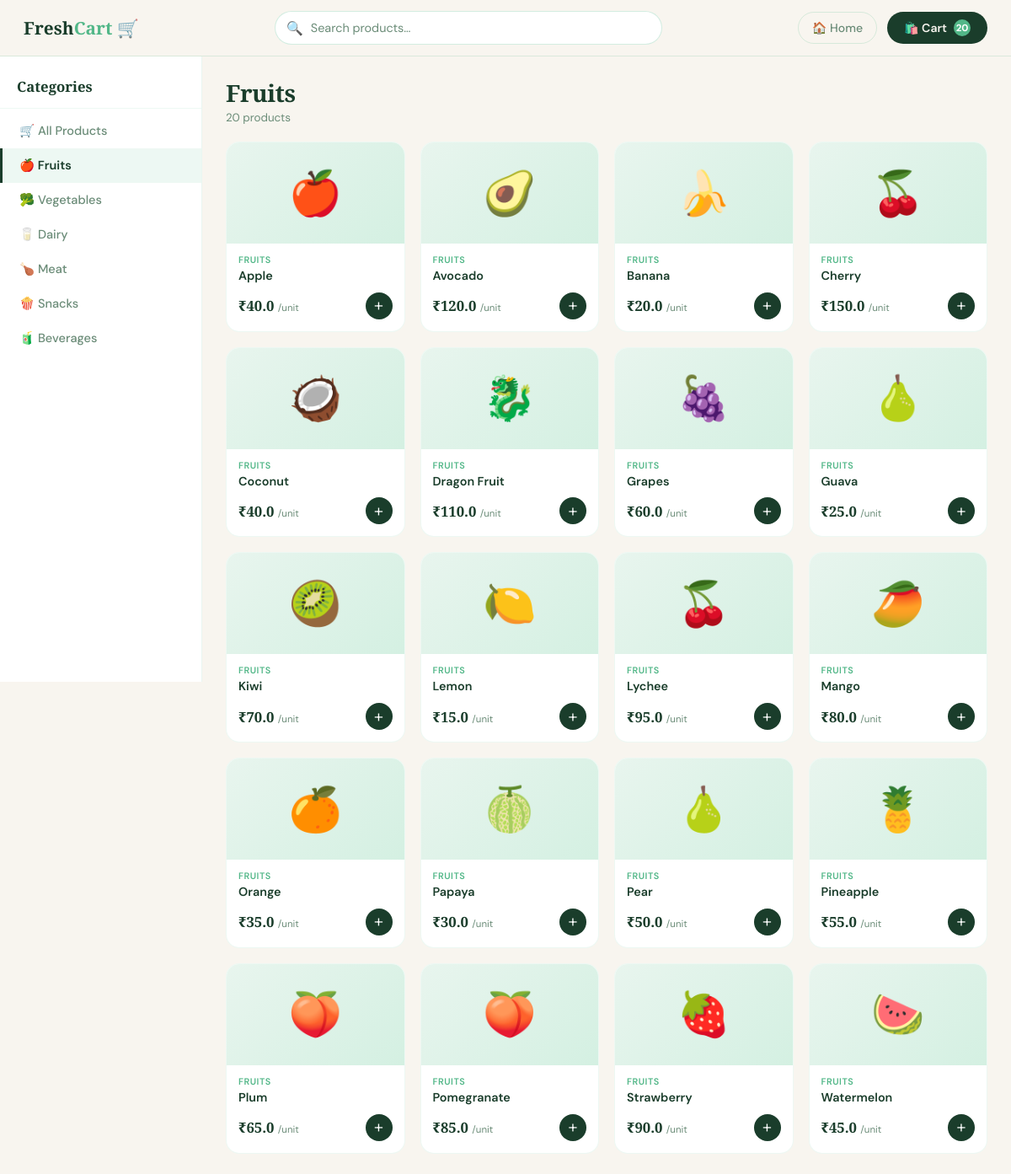
The page /shop?category=Fruits (signed in) on the database its author committed.
### tables this page shows
CREATE TABLE products (
            id       INTEGER PRIMARY KEY AUTOINCREMENT,
            name     TEXT    UNIQUE NOT NULL,
            category TEXT    NOT NULL,
            price    REAL    NOT NULL,
            emoji    TEXT    NOT NULL DEFAULT '📦',
            desc     TEXT    NOT NULL DEFAULT ''
        );

### app.py (the view, shortened to what this page needs)
@app.route("/shop")
def shop():
    if "user" not in session:
        return redirect(url_for("login"))
    selected = request.args.get("category")
    db       = get_db()
    if selected and selected in ALL_PRODUCTS:
        rows = db.execute(
            "SELECT * FROM products WHERE category=? ORDER BY name", (selected,)
        ).fetchall()
        products = {selected: [dict(r) for r in rows]}
    username   = session["user"]
    cart       = db_get_cart(username)
    cart_count = sum(i["qty"] for i in cart)
    return render_template("product.html",
                           products=products,
                           all_categories=list(ALL_PRODUCTS.keys()),
                           selected=selected,
                           cart_count=cart_count)

### app.py (called while the page is built)
def get_db():
    if "db" not in g:
        g.db = sqlite3.connect(DATABASE)
        g.db.row_factory = sqlite3.Row
        g.db.execute("PRAGMA foreign_keys = ON")
    return g.db

def db_get_cart(username):
    db = get_db()
    rows = db.execute("""
        SELECT p.id AS product_id, p.name, p.price, p.emoji, p.category, c.qty
        FROM   cart c
        JOIN   products p ON p.id = c.product_id
        WHERE  c.username = ?
        ORDER  BY p.name
    """, (username,)).fetchall()
    return [dict(r) for r in rows]

### templates/product.html (shortened to what this page needs)
<!DOCTYPE html>
<html lang="en">
<head>
</head>
<body>
<div class="topbar">
  <a href="/dashboard" class="topbar-logo">Fresh<span>Cart</span> 🛒</a>
  <div class="search-wrap">
    <span class="search-icon">🔍</span>
    <input type="text" id="searchInput" placeholder="Search products…" oninput="filterProducts()">
  </div>
  <div class="topbar-right">
    <a href="/dashboard" class="home-btn">🏠 Home</a>
    <a href="/cart" class="cart-btn">
      🛍️ Cart <span class="cart-count">{{ cart_count }}</span>
    </a>
  </div>
</div>
<div class="layout">
  <aside class="sidebar">
    <h3>Categories</h3>
    <a href="/shop" class="cat-link {% if not selected %}active{% endif %}">
      🛒 All Products
    </a>
    {% for category in all_categories %}
    <a href="{{ url_for('shop', category=category) }}"
       class="cat-link {% if selected == category %}active{% endif %}">
      {% if category == 'Fruits' %}🍎
      {% elif category == 'Vegetables' %}🥦
      {% elif category == 'Dairy' %}🥛
      {% elif category == 'Meat' %}🍗
      {% elif category == 'Snacks' %}🍿
      {% elif category == 'Beverages' %}🧃
      {% else %}📦{% endif %}
      {{ category }}
    </a>
    {% endfor %}
  </aside>
  <main class="content">
    <div class="content-header">
      <h2>{% if selected %}{{ selected }}{% else %}All Products{% endif %}</h2>
      <div class="product-count" id="productCount"></div>
    </div>
    <div class="products-grid" id="productsGrid">
      {% for category, items in products.items() %}
        {% for item in items %}
          <div class="product-card"
               data-name="{{ item.name }}"
               data-category="{{ category }}"
               data-price="{{ item.price }}"
               data-emoji="{{ item.emoji if item.emoji else '📦' }}"
               data-desc="{{ item.desc if item.desc else 'Fresh quality ' ~ item.name }}"
               onclick="openModal(this)">
            <div class="card-img">{{ item.emoji if item.emoji else '📦' }}</div>
            <div class="card-body">
              <div class="card-cat">{{ category }}</div>
              <div class="card-name">{{ item.name }}</div>
              <div class="card-footer">
                <div class="card-price">₹{{ item.price }} <small>/unit</small></div>
                <a href="{{ url_for('add_to_cart', name=item.name, price=item.price) }}"
                   class="add-btn"
                   onclick="event.stopPropagation();"
                   title="Add to cart">+</a>
              </div>
            </div>
          </div>
        {% endfor %}
      {% endfor %}
    </div>
  </main>
</div>
</body>
</html>

### rows shown on the page
products: emoji "🍎", category "FRUITS", name "Apple", price "40.0"
products: emoji "🥑", category "FRUITS", name "Avocado", price "120.0"
products: emoji "🍌", category "FRUITS", name "Banana", price "20.0"
products: emoji "🍒", category "FRUITS", name "Cherry", price "150.0"
products: emoji "🥥", category "FRUITS", name "Coconut", price "40.0"
products: emoji "🐉", category "FRUITS", name "Dragon Fruit", price "110.0"
products: emoji "🍇", category "FRUITS", name "Grapes", price "60.0"
products: emoji "🍐", category "FRUITS", name "Guava", price "25.0"
products: emoji "🥝", category "FRUITS", name "Kiwi", price "70.0"
products: emoji "🍋", category "FRUITS", name "Lemon", price "15.0"
products: emoji "🍒", category "FRUITS", name "Lychee", price "95.0"
products: emoji "🥭", category "FRUITS", name "Mango", price "80.0"
products: emoji "🍊", category "FRUITS", name "Orange", price "35.0"
products: emoji "🍈", category "FRUITS", name "Papaya", price "30.0"
products: emoji "🍐", category "FRUITS", name "Pear", price "50.0"
products: emoji "🍍", category "FRUITS", name "Pineapple", price "55.0"
products: emoji "🍑", category "FRUITS", name "Plum", price "65.0"
products: emoji "🍑", category "FRUITS", name "Pomegranate", price "85.0"
products: emoji "🍓", category "FRUITS", name "Strawberry", price "90.0"
products: emoji "🍉", category "FRUITS", name "Watermelon", price "45.0"

### other values the page prints
{{ cart_count }} "20"
{{ category }} "Fruits" "Vegetables" "Dairy" "Meat" "Snacks" "Beverages"
{{ selected }} "Fruits"
